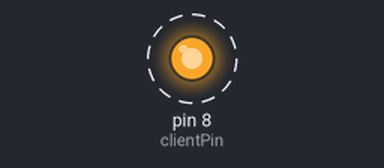
Recording of a sketch running on a simulated Arduino Uno, built with avr-gcc and run on an emulated ATmega328P. Shown: output pins drawn as LEDs (lit = HIGH). Dashed ring = blinking. What the sketch prints to the serial monitor is not drawn.

Above: at 0.05 s.
Timing chart, 0 to 4.6 s (numbered marks = the images above):
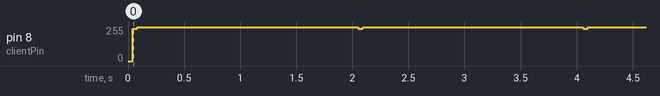

Measured:
- by itself, pin 8 (clientPin): alternates 255/255 for 2.0 s and 242/255 for 0.04 s

The sketch:

client.ino
```cpp
#include <Arduino.h>

byte mensagem = 0xAA; //Mensagem a ser enviada (A)
int mensagemBin = int(mensagem); // Transformando mensagem em inteiro
int clientPin = 8; //Pin a ser utilizado (8)
float baudrate = 9600; //Baudrate fixo em 9600

void setup() {
  pinMode(clientPin, OUTPUT);
  Serial.begin(9600);
  digitalWrite(clientPin, HIGH);
}

// tempo de um clock (clock = 1/frequencia)
// Tempo entre cada clock em segundos (T = 1/baudrate)
// numero de clocks ((T/clock) + 1 )

void meio_periodo(void){
  for(int i =0; i< 1093;i++) { asm("NOP");}
}

void periodo(void){
  meio_periodo();
  meio_periodo();
 }


void loop() {
  // put your main code here, to run repeatedly:
  int ums = 0;
  Serial.println("inicio loop");

  digitalWrite(clientPin, 0); //bit de inicialização
  periodo();

  for(int i = 0; i < 8; i++){
    int bitAtual = 1 & (mensagemBin >> i);
    digitalWrite(clientPin, bitAtual);
    if (bitAtual == 1){
      ums++;
    }
    periodo();
  }


  int bitParidade = ums % 2;
  digitalWrite(clientPin, bitParidade);
  periodo();

  digitalWrite(clientPin, 1); //bit de parada
  periodo();

  Serial.println(mensagem, HEX);
  delay(2000);
 }
```
